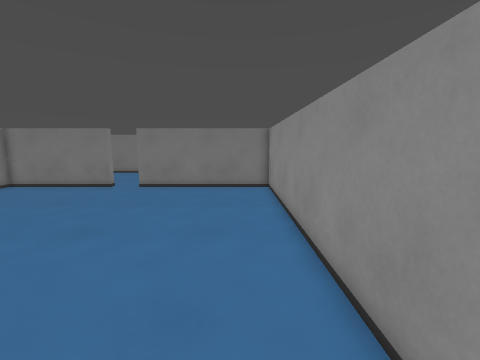
View 1 (above)

24 first-person views from a walk through a level from a Godot 3-D game. The camera is 1.4 m above the floor, tilts 8° down and sees 90° across. The floor is counted in squares, 0.5 m on a side. Each view is taken from the middle of a square. On the plan, view 1 faces up. The plan holds only what a view shows up to about 18 squares ahead; the rest is blank. The place goes on beyond the plan.

View 2
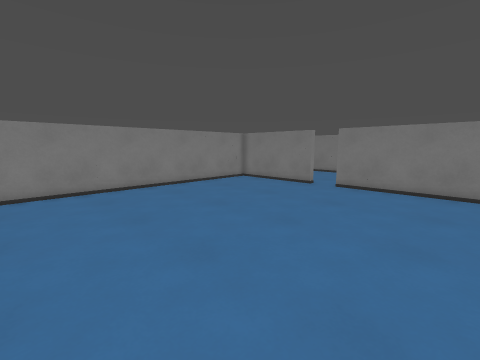

View 3
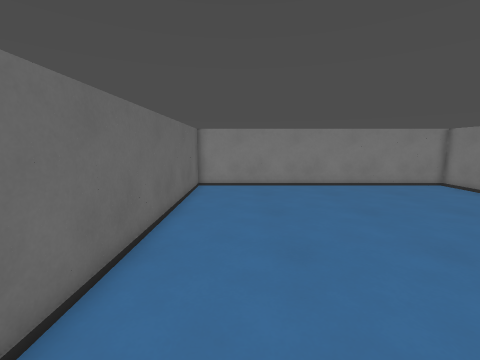

View 4
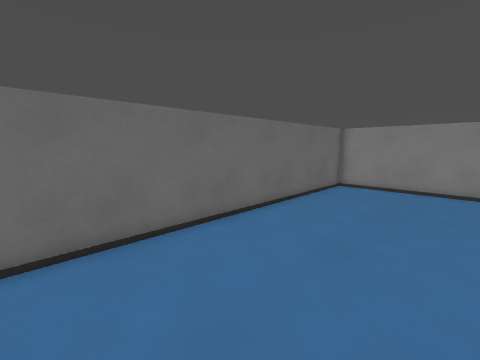

View 5
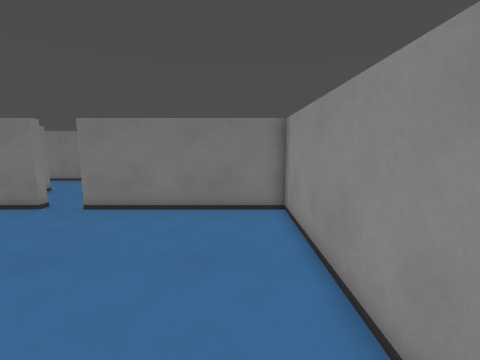

View 6
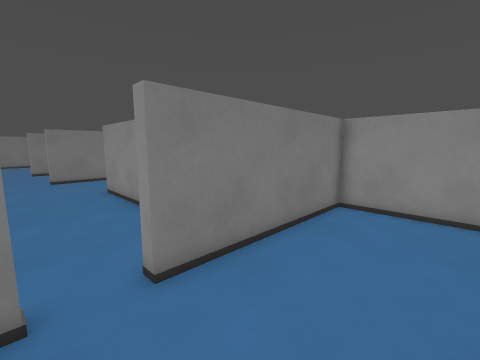

View 7
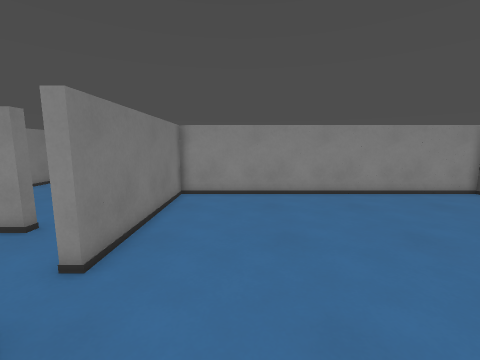

View 8
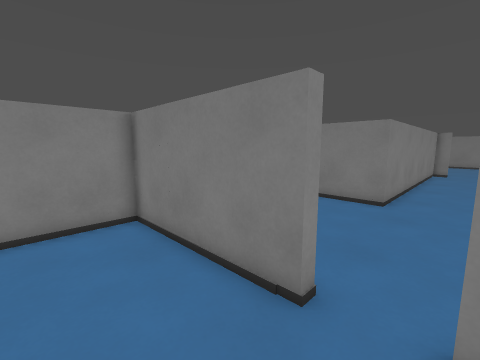

View 9
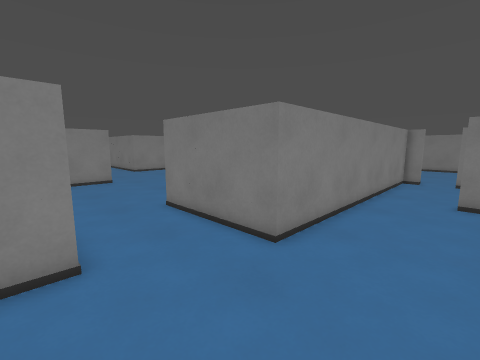

View 10
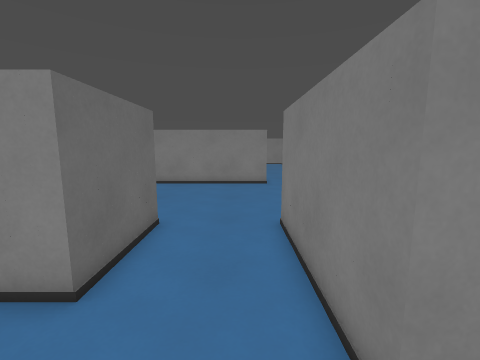

View 11
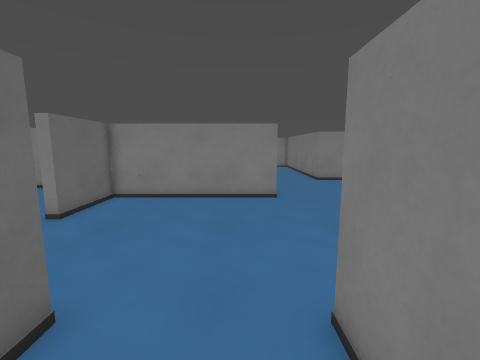

View 12
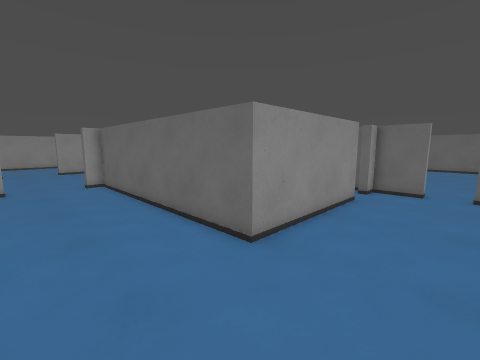

View 13
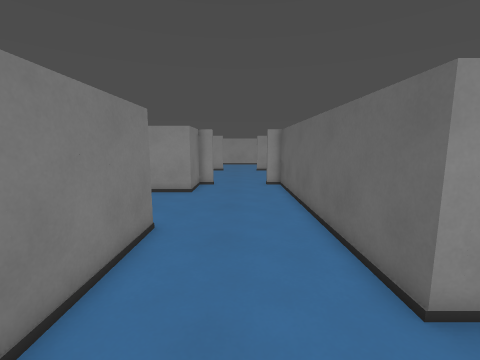

View 14
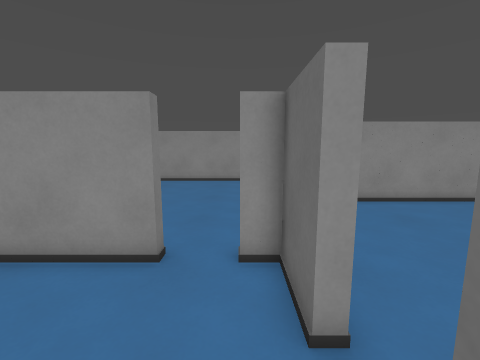

View 15
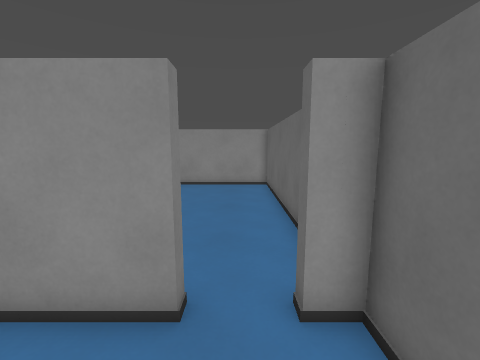

View 16
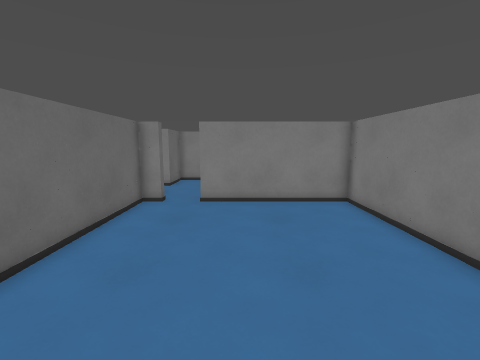

View 17
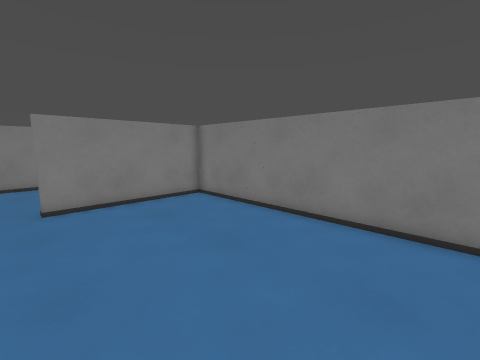

View 18
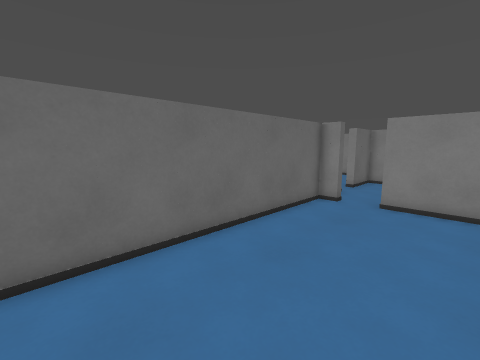

View 19
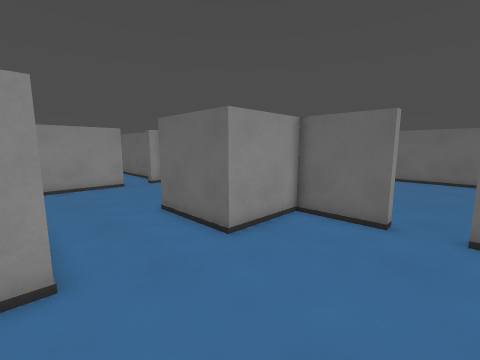

View 20
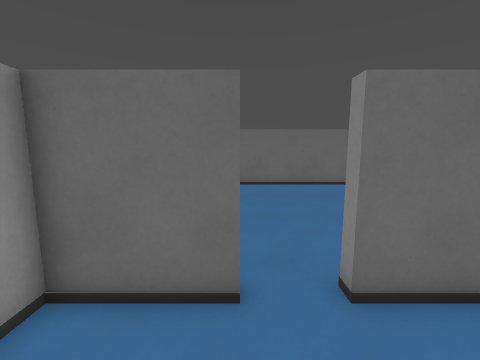

View 21
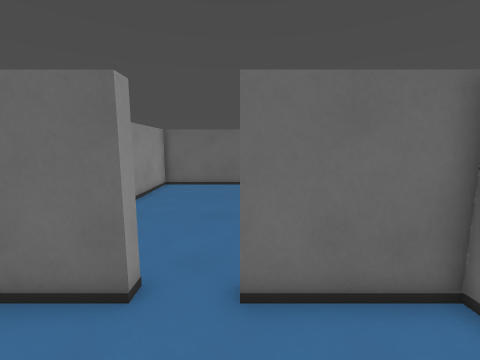

View 22
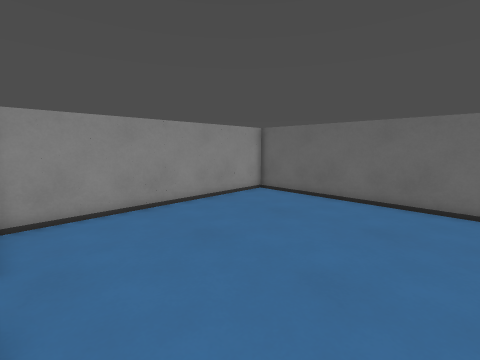

View 23
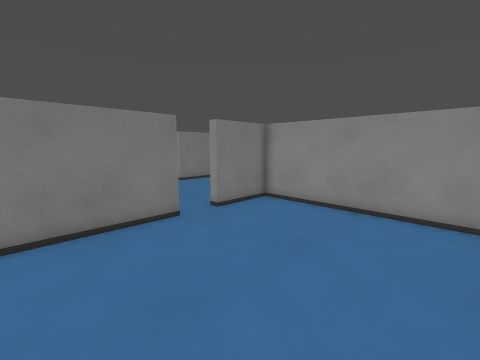

View 24
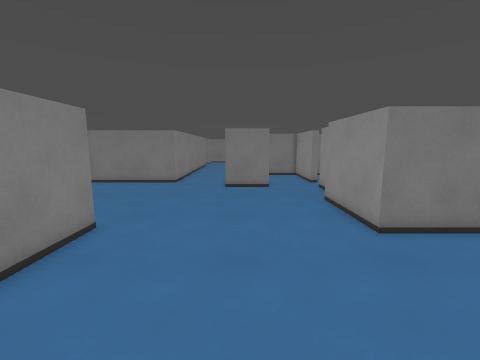

### Floor plan
Points are (right, up) in squares from view 1. A wall is a line through its corners. A room is listed if a view was taken in it or the views show most of it. See-through windows are left out.
Room 1 (views 1, 2, 3, 4, 5, 6, 7, 8)
walls: (-9, 17) (-9, 16.5) (-16, 16.5) (-16, -1) (2, -1) (2, 16.5) (-7, 16.5) (-7, 17)
ways out: opening at (-8.5, 17) to room 2
Room 2 (views 9, 10, 11, 12, 13, 14, 15, 19, 20, 21, 24)
walls: (-15.5, 33.2) (-15.5, 34.5); (-4.5, 20) (-4.5, 28) (8.5, 28); (-7, 17) (-4.5, 17) (-4.5, 18); (-10, 35.5) (-10, 25.5) (-16.5, 25.5) (-16.5, 30.5); (-20, 16.5) (-20, 17) (-16.5, 17) (-16.5, 21) (-12, 21) (-12, 17) (-9, 17); (-18.9, 34.5) (-22, 34.5); (-26, 26.1) (-26, 17) (-22, 17) (-22, 16.5); (0, 34) (-6.5, 34) (-6.5, 34.5); (8.5, 34) (6.5, 34) (6.5, 35.5)
ways out: opening at (-8.5, 17) to room 1; opening at (-4.5, 19) to room 3; opening at (-21.5, 17) to room 4
Room 3 (views 16, 17, 18)
walls: (-4.5, 18) (-4, 18) (-4, 17) (8.5, 17); (8.2, 27.5) (-4, 27.5) (-4, 20) (-4.5, 20)
ways out: opening at (-4.5, 19) to room 2
Room 4 (views 22, 23)
walls: (-22, 16.5) (-27.1, 16.5); (-27.5, 3.5) (-16.5, 3.5) (-16.5, 16.5) (-20, 16.5)
ways out: opening at (-21.5, 17) to room 2

Positions as (right, up) in squares from view 1, and headings:
1: (0, 0), facing up
2: (0, 0), facing up-left
3: (1, 2), facing left
4: (1, 6), facing down-left
5: (0, 6), facing up
6: (-9, 12), facing up-right
7: (-12, 13), facing right
8: (-7, 13), facing up-left
9: (-6, 20), facing up-left
10: (-8, 24), facing left
11: (-13, 24), facing left
12: (-9, 33), facing down-right
13: (-8, 31), facing right
14: (-10, 18), facing right
15: (-8, 19), facing right
16: (8, 22), facing left
17: (8, 19), facing up-left
18: (8, 23), facing down-left
19: (-22, 26), facing down-right
20: (-20, 21), facing down
21: (-22, 21), facing down
22: (-27, 16), facing down-right
23: (-27, 8), facing up-right
24: (-21, 18), facing up
